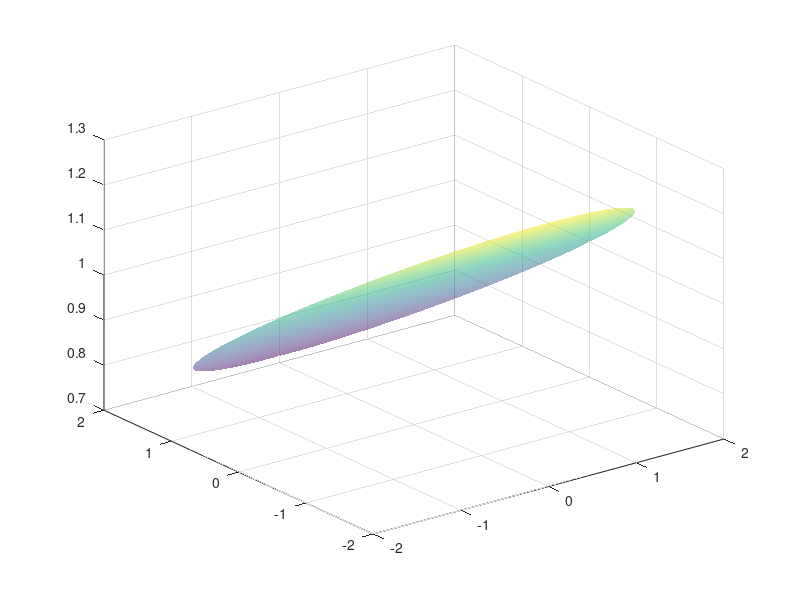

Write MATLAB code to recreate this figure.
R = linspace(0,2);
T = linspace(0,2*pi);

[r,t] = meshgrid(R,T);

x = r.*cos(t);
y = r.*sin(t);
z = 1-1/7*r.*sin(t);

surf(x,y,z,'meshstyle','both','facealpha',0.5,'edgecolor','none')
